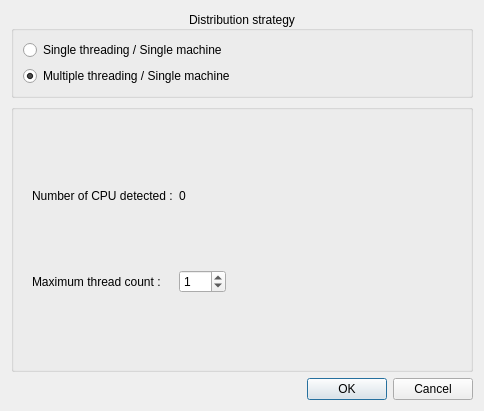
<?xml version="1.0" encoding="UTF-8"?>
<ui version="4.0">
 <class>Form</class>
 <widget class="QWidget" name="Form">
  <property name="geometry">
   <rect>
    <x>0</x>
    <y>0</y>
    <width>484</width>
    <height>411</height>
   </rect>
  </property>
  <property name="windowTitle">
   <string>Multi-subject processing settings</string>
  </property>
  <layout class="QGridLayout" name="gridLayout">
   <item row="0" column="0">
    <widget class="QGroupBox" name="groupBox">
     <property name="title">
      <string>Distribution strategy</string>
     </property>
     <property name="alignment">
      <set>Qt::AlignCenter</set>
     </property>
     <layout class="QGridLayout" name="gridLayout_3">
      <item row="0" column="0">
       <widget class="QRadioButton" name="radioButton_SingleThreading">
        <property name="text">
         <string>Single threading / Single machine</string>
        </property>
       </widget>
      </item>
      <item row="1" column="0">
       <widget class="QRadioButton" name="radioButton_MultipleThreading">
        <property name="text">
         <string>Multiple threading / Single machine</string>
        </property>
        <property name="checked">
         <bool>true</bool>
        </property>
       </widget>
      </item>
     </layout>
    </widget>
   </item>
   <item row="1" column="0">
    <widget class="QGroupBox" name="groupBox_2">
     <property name="title">
      <string/>
     </property>
     <layout class="QGridLayout" name="gridLayout_2">
      <item row="1" column="0">
       <widget class="QStackedWidget" name="stackedWidget_DistributionStrategy">
        <property name="currentIndex">
         <number>1</number>
        </property>
        <widget class="QWidget" name="widget_SingleThread"/>
        <widget class="QWidget" name="widget_MultipleThread">
         <layout class="QGridLayout" name="gridLayout_4">
          <item row="2" column="0">
           <widget class="QLabel" name="label_2">
            <property name="text">
             <string>Maximum thread count :</string>
            </property>
           </widget>
          </item>
          <item row="2" column="1">
           <widget class="QSpinBox" name="spinBox_MaximumThreadCount">
            <property name="suffix">
             <string/>
            </property>
            <property name="maximum">
             <number>100</number>
            </property>
            <property name="value">
             <number>1</number>
            </property>
           </widget>
          </item>
          <item row="0" column="0">
           <widget class="QLabel" name="label_NumberOfCPUFound">
            <property name="sizePolicy">
             <sizepolicy hsizetype="Preferred" vsizetype="Preferred">
              <horstretch>0</horstretch>
              <verstretch>0</verstretch>
             </sizepolicy>
            </property>
            <property name="maximumSize">
             <size>
              <width>16777215</width>
              <height>20</height>
             </size>
            </property>
            <property name="text">
             <string>Number of CPU detected :</string>
            </property>
           </widget>
          </item>
          <item row="2" column="2">
           <spacer name="horizontalSpacer">
            <property name="orientation">
             <enum>Qt::Horizontal</enum>
            </property>
            <property name="sizeHint" stdset="0">
             <size>
              <width>40</width>
              <height>20</height>
             </size>
            </property>
           </spacer>
          </item>
          <item row="0" column="1">
           <widget class="QLabel" name="label_CPUCount">
            <property name="text">
             <string>0</string>
            </property>
           </widget>
          </item>
         </layout>
        </widget>
       </widget>
      </item>
     </layout>
    </widget>
   </item>
   <item row="2" column="0">
    <widget class="QDialogButtonBox" name="buttonBox_OkCancel">
     <property name="orientation">
      <enum>Qt::Horizontal</enum>
     </property>
     <property name="standardButtons">
      <set>QDialogButtonBox::Cancel|QDialogButtonBox::Ok</set>
     </property>
    </widget>
   </item>
  </layout>
 </widget>
 <resources/>
 <connections/>
</ui>
